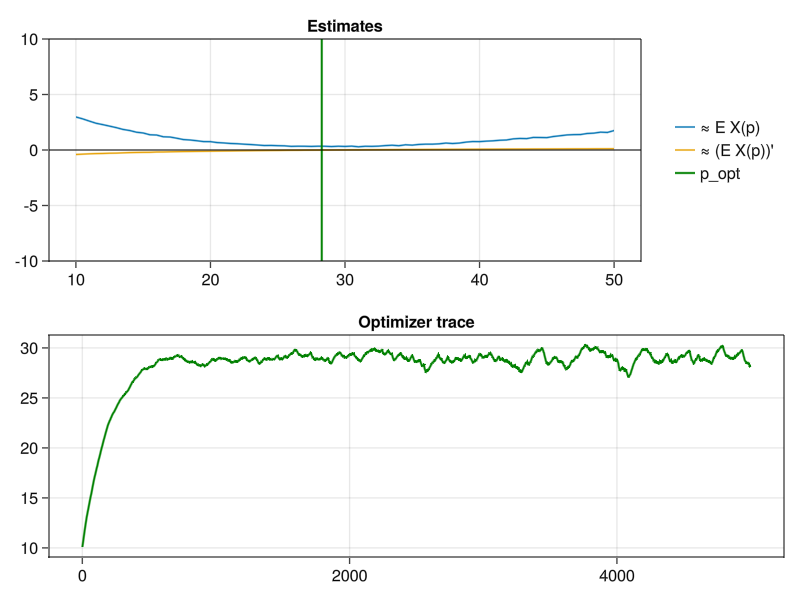

This chart was generated by the following Julia code:
# Toy variational problem: Find Poisson(p) close to NegativeBinomial(10, 1-30/(10+30))
# by minimization of the Kullback Leibler distance
cd(@__DIR__)
using StochasticAD, Distributions, Optimisers
import Random # hide
Random.seed!(1234) # hide
PLOT = true
if PLOT
    using GLMakie
end

# Sample the likelihood ratio. E[X(p)] is the Kullback-Leibler distance between the models
function X(p)
    i = rand(Poisson(p))
    return logpdf(Poisson(p), i) - logpdf(NegativeBinomial(10, 1 - 30 / (10 + 30)), i)
end

# Minimize E[X] = KL(Poisson(p)| NegativeBinomial(10, 1-30/(10+30))) using Adam and Optimize.jl
iterations = 5000
p0 = [10.0]
m = StochasticAD.StochasticModel(p0, X) # Formulate as minimization problem
trace = Float64[]
o = Adam(0.1)
s = Optimisers.setup(o, m)
for i in 1:iterations
    Optimisers.update!(s, m, StochasticAD.stochastic_gradient(m))
    push!(trace, m.p[])
end
p_opt = m.p[]

if PLOT
    dp = 1 / 2
    N = 1000
    ps = 10:dp:50
    expected = [mean(X(p) for _ in 1:N) for p in ps]
    slope = [mean(derivative_estimate(X, p) for _ in 1:N) for p in ps]
    f = Figure()
    ax = f[1, 1] = Axis(f, title = "Estimates")
    lines!(ax, ps, expected, label = "≈ E X(p)")
    lines!(ax, ps, slope, label = "≈ (E X(p))'")
    vlines!(ax, [p_opt], label = "p_opt", color = :green, linewidth = 2.0)
    hlines!(ax, [0.0], color = :black, linewidth = 1.0)

    f[1, 2] = Legend(f, ax, framevisible = false)
    ylims!(ax, (-10, 10))
    ax = f[2, 1:2] = Axis(f, title = "Optimizer trace")
    lines!(ax, trace, color = :green, linewidth = 2.0)
    save("variational.png", f)
    display(f)
end
